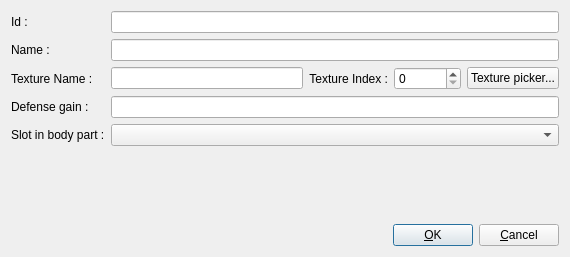
<?xml version="1.0" encoding="UTF-8"?>
<ui version="4.0">
 <class>addArmorItemFormClass</class>
 <widget class="QDialog" name="addArmorItemFormClass">
  <property name="geometry">
   <rect>
    <x>0</x>
    <y>0</y>
    <width>570</width>
    <height>257</height>
   </rect>
  </property>
  <property name="windowTitle">
   <string>Add Armor item</string>
  </property>
  <layout class="QGridLayout" name="gridLayout">
   <item row="1" column="0">
    <layout class="QVBoxLayout" name="verticalLayout">
     <item>
      <layout class="QHBoxLayout" name="horizontalLayout">
       <item>
        <spacer name="horizontalSpacer">
         <property name="orientation">
          <enum>Qt::Horizontal</enum>
         </property>
         <property name="sizeHint" stdset="0">
          <size>
           <width>40</width>
           <height>20</height>
          </size>
         </property>
        </spacer>
       </item>
       <item>
        <widget class="QPushButton" name="pushButtonOK">
         <property name="text">
          <string>&amp;OK</string>
         </property>
         <property name="icon">
          <iconset resource="../res/global.qrc">
           <normaloff>:/commonUI/res/dialog-ok.svg</normaloff>:/commonUI/res/dialog-ok.svg</iconset>
         </property>
         <property name="default">
          <bool>true</bool>
         </property>
        </widget>
       </item>
       <item>
        <widget class="QPushButton" name="pushButtonCancel">
         <property name="text">
          <string>&amp;Cancel</string>
         </property>
         <property name="icon">
          <iconset resource="../res/global.qrc">
           <normaloff>:/commonUI/res/dialog-close.svg</normaloff>:/commonUI/res/dialog-close.svg</iconset>
         </property>
        </widget>
       </item>
      </layout>
     </item>
    </layout>
   </item>
   <item row="0" column="0">
    <layout class="QFormLayout" name="formLayout_3">
     <item row="0" column="0">
      <widget class="QLabel" name="label">
       <property name="text">
        <string>Id : </string>
       </property>
      </widget>
     </item>
     <item row="0" column="1">
      <widget class="QLineEdit" name="lineEditId"/>
     </item>
     <item row="1" column="0">
      <widget class="QLabel" name="label_2">
       <property name="text">
        <string>Name :</string>
       </property>
      </widget>
     </item>
     <item row="1" column="1">
      <widget class="QLineEdit" name="lineEditName"/>
     </item>
     <item row="3" column="0">
      <widget class="QLabel" name="label_3">
       <property name="text">
        <string>Texture Name :</string>
       </property>
      </widget>
     </item>
     <item row="3" column="1">
      <layout class="QHBoxLayout" name="horizontalLayout_3">
       <item>
        <widget class="QLineEdit" name="lineEditTextureName"/>
       </item>
       <item>
        <widget class="QLabel" name="label_4">
         <property name="text">
          <string>Texture Index :</string>
         </property>
         <property name="alignment">
          <set>Qt::AlignRight|Qt::AlignTrailing|Qt::AlignVCenter</set>
         </property>
        </widget>
       </item>
       <item>
        <widget class="QSpinBox" name="spinBoxTextureIndex">
         <property name="maximum">
          <number>16777215</number>
         </property>
        </widget>
       </item>
       <item>
        <widget class="QPushButton" name="pushButtonTexturePicker">
         <property name="text">
          <string>Texture picker...</string>
         </property>
        </widget>
       </item>
      </layout>
     </item>
     <item row="4" column="0">
      <widget class="QLabel" name="labelAttackGain">
       <property name="text">
        <string>Defense gain :</string>
       </property>
      </widget>
     </item>
     <item row="5" column="0">
      <widget class="QLabel" name="label_6">
       <property name="text">
        <string>Slot in body part :</string>
       </property>
      </widget>
     </item>
     <item row="4" column="1">
      <widget class="QLineEdit" name="lineEditDefenseGain"/>
     </item>
     <item row="5" column="1">
      <widget class="QComboBox" name="comboBoxSlotInBodyPart"/>
     </item>
    </layout>
   </item>
  </layout>
 </widget>
 <tabstops>
  <tabstop>lineEditId</tabstop>
  <tabstop>lineEditName</tabstop>
  <tabstop>lineEditTextureName</tabstop>
  <tabstop>spinBoxTextureIndex</tabstop>
  <tabstop>pushButtonTexturePicker</tabstop>
  <tabstop>lineEditDefenseGain</tabstop>
  <tabstop>comboBoxSlotInBodyPart</tabstop>
  <tabstop>pushButtonOK</tabstop>
  <tabstop>pushButtonCancel</tabstop>
 </tabstops>
 <resources>
  <include location="../res/global.qrc"/>
 </resources>
 <connections/>
</ui>
